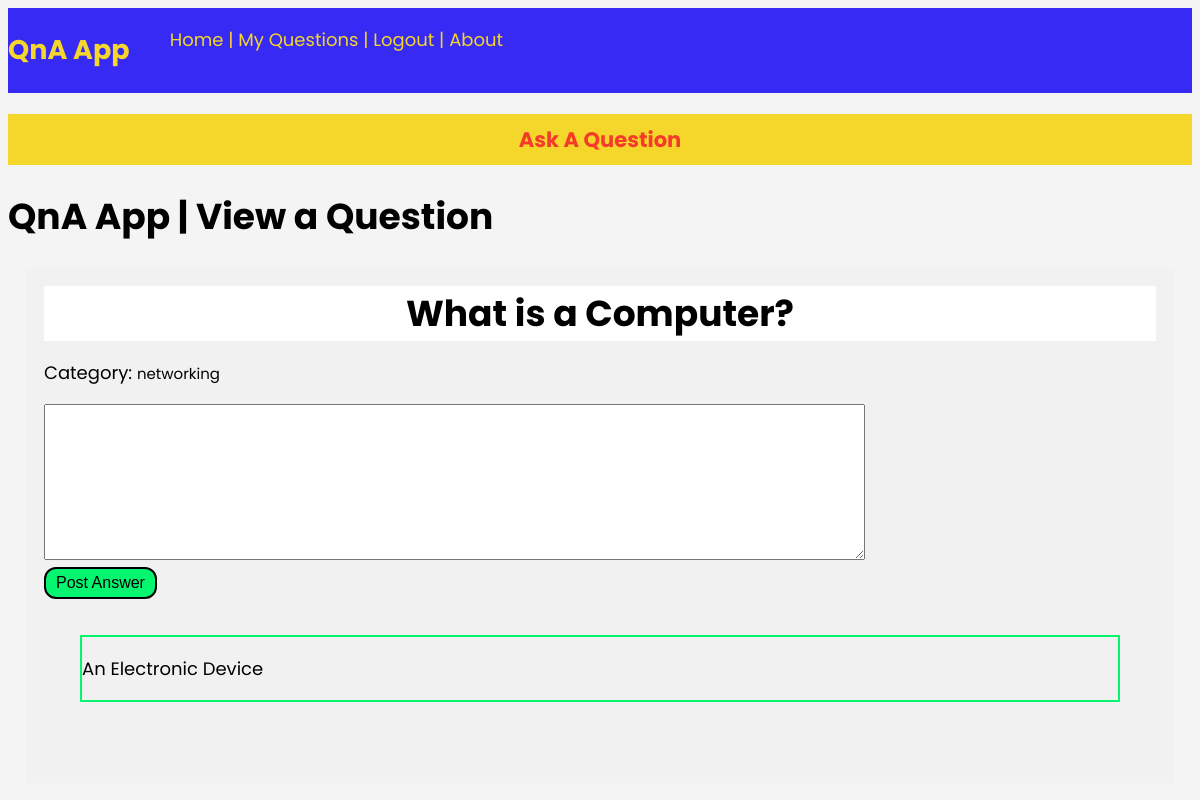
Screenshot of /viewaquestion/1/ (signed in) with the database file from the repository.
### models.py (models this page shows)
class Question(db.Model):
    id = db.Column(db.Integer, primary_key = True)
    question_text = db.Column(db.Text, nullable = False)
    category = db.Column(db.String(20), nullable = False)
    asked_by_id = db.Column(db.Integer, db.ForeignKey('user.id'))
    answers_to_question = db.relationship(
        'Answer',
        foreign_keys = 'Answer.for_question_id',
        backref='the_question',
        lazy=True
    )

class Answer(db.Model):
    id = db.Column(db.Integer, primary_key=True)
    answer_text = db.Column(db.Text, nullable=False)
    for_question_id = db.Column(db.Integer, db.ForeignKey('question.id'))

### app.py (the view, shortened to what this page needs)
@app.route('/viewaquestion/<int:question_id>/', methods=['GET', 'POST'])
@login_required
def view(question_id):
    question = Question.query.filter_by(id=question_id).first()
    answers = Answer.query.filter_by(for_question_id=question_id).all()
    return render_template('view.html', question=question, answers=answers)

### app.py (called while the page is built)
@login_manager.user_loader
def load_user(user_id):
    return User.query.get(user_id)

### templates/view.html
{% extends "base.html" %}
{% block content %}
<body>
<h1>QnA App | View a Question</h1>
<div class="container-question">
  <h1><center>{{ question.question_text }}</center></h1>
  <p>Category: <small>{{ question.category }}</small></p>
      <form action="{{ url_for('view', question_id=question.id) }}" method="post">
        <textarea name="answerText" cols="100%" rows="10"></textarea>
        <br />
        <button type="submit">Post Answer</button>
      </form>
      <section id="members-answers">
        <div class="container-question">
        {% for answer in answers %}
          <div class="question-answered">
            <a href="{{url_for('view',question_id = question.id)}}">
              <p>{{ answer.answer_text }}</p>
            </a>
          </div>
          <br>
        {% endfor %}
      </div>
      </section>
</div>
</body>
</html>
{% endblock %}

### static/css/style.css (style rules this page uses)
body { background-color: #f4f4f4; font-family: "Poppins", sans-serif; font-size: 18px; }
.container-question { background-color: #f1f1f1; margin: 1em; padding: 1em; }
.container-question h1 { background-color: #fff; margin: auto; }
.container-question button { background-color: #05f571; border-radius: 12px; border: 2px black solid; color: black; font-size: 16px; padding: 5px 10px 5px 10px; }
.question-answered { border: 2px #05f571 solid; }
.question-answered a { text-decoration: none; color: black; }

### rows the page displays
Question: question_text "What is a Computer?", category "networking"
Answer: answer_text "An Electronic Device"
